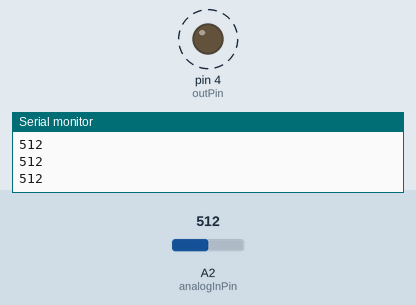
This sketch was run on a simulated Arduino Uno, built with avr-gcc and run on an emulated ATmega328P. Shown: output pins drawn as LEDs (lit = HIGH), the last lines printed to the serial monitor. Dashed ring = blinking. Inputs (shaded band) come from the test bench; at power-on: A2 (analogInPin) = 512.

Above: at 0.95 s.
1.3 s: A2 (analogInPin) set to 55
4.3 s: A2 (analogInPin) set to 46
At 4.3 s:
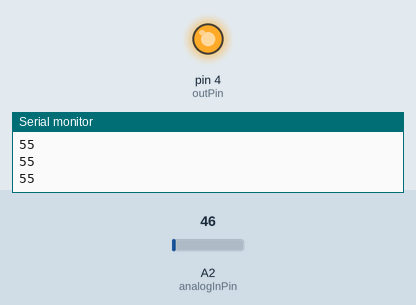
5.8 s: A2 (analogInPin) set to 122
At 8.7 s:
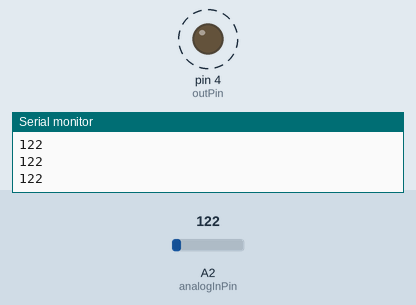
8.8 s: A2 (analogInPin) set to 40
At 9.6 s:
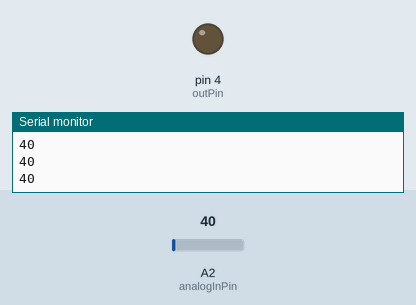
Timing chart, 0 to 11.3 s (numbered marks = the images above; inputs shaded):
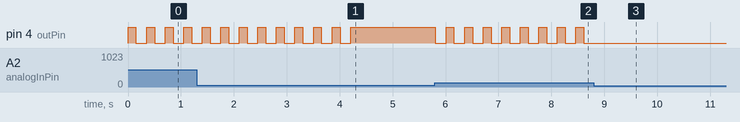

Measured:
- the behaviour switches between 51 and 50 on A2 (analogInPin) (found by bisection; images 0 and 1)
- after the input at 4.3 s, pin 4 (outPin): stops changing and stays HIGH
- after the input at 5.8 s, pin 4 (outPin): alternates HIGH for 0.15 s and LOW for 0.20 s, starting at once
- after the input at 8.8 s, pin 4 (outPin): stops changing and stays LOW
- by itself, pin 4 (outPin): alternates HIGH for 0.15 s and LOW for 0.20 s

The sketch:

ClapSwitch.ino
```cpp
const int analogInPin = A2;
int sensorValue = 0;
int outPin = 4;

int state = 0;


void setup() {
  // put your setup code here, to run once:
   Serial.begin(9600);
  pinMode(outPin, OUTPUT);
}

void loop() {
  // put your main code here, to run repeatedly:
  sensorValue = analogRead(analogInPin);
   Serial.println(sensorValue);
   if(sensorValue > 50){
      if(!state){
        digitalWrite(outPin, HIGH);
        delay(150);
        state = 1;
      }else{
         digitalWrite(outPin, LOW);
        delay(200);
        state = 0;
      }
   }


}
```
